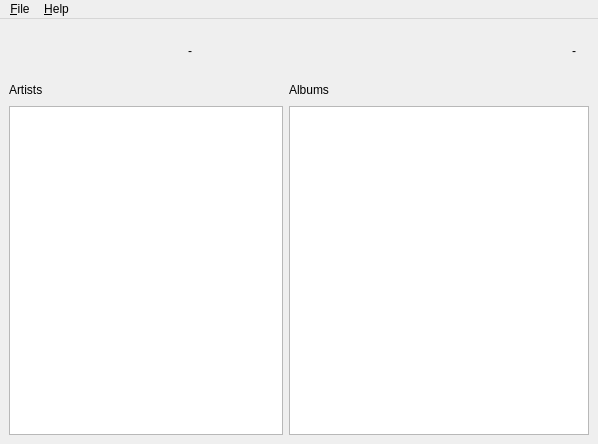
<?xml version="1.0" encoding="UTF-8"?>
<ui version="4.0">
 <class>MainWindow</class>
 <widget class="QMainWindow" name="MainWindow">
  <property name="geometry">
   <rect>
    <x>0</x>
    <y>0</y>
    <width>598</width>
    <height>444</height>
   </rect>
  </property>
  <property name="windowTitle">
   <string>Subsonic Player</string>
  </property>
  <property name="windowIcon">
   <iconset>
    <normaloff>:/Application Icons/subsonic-icon.png</normaloff>:/Application Icons/subsonic-icon.png</iconset>
  </property>
  <widget class="QWidget" name="centralwidget">
   <layout class="QGridLayout" name="gridLayout">
    <item row="0" column="0">
     <layout class="QVBoxLayout" name="verticalLayout_3">
      <item>
       <layout class="QHBoxLayout" name="horizontalLayout_6">
        <item>
         <layout class="QHBoxLayout" name="horizontalLayout_4">
          <property name="sizeConstraint">
           <enum>QLayout::SetMaximumSize</enum>
          </property>
          <item>
           <widget class="QPushButton" name="previousButton">
            <property name="enabled">
             <bool>true</bool>
            </property>
            <property name="minimumSize">
             <size>
              <width>32</width>
              <height>32</height>
             </size>
            </property>
            <property name="maximumSize">
             <size>
              <width>32</width>
              <height>32</height>
             </size>
            </property>
            <property name="text">
             <string/>
            </property>
            <property name="icon">
             <iconset resource="../resources/Icons.qrc">
              <normaloff>:/mediaicons/media-skip-backward.png</normaloff>:/mediaicons/media-skip-backward.png</iconset>
            </property>
            <property name="iconSize">
             <size>
              <width>32</width>
              <height>32</height>
             </size>
            </property>
            <property name="flat">
             <bool>true</bool>
            </property>
           </widget>
          </item>
          <item>
           <widget class="QPushButton" name="playPauseButton">
            <property name="minimumSize">
             <size>
              <width>46</width>
              <height>46</height>
             </size>
            </property>
            <property name="maximumSize">
             <size>
              <width>46</width>
              <height>46</height>
             </size>
            </property>
            <property name="text">
             <string/>
            </property>
            <property name="icon">
             <iconset resource="../resources/Icons.qrc">
              <normaloff>:/mediaicons/media-playback-start.png</normaloff>:/mediaicons/media-playback-start.png</iconset>
            </property>
            <property name="iconSize">
             <size>
              <width>46</width>
              <height>46</height>
             </size>
            </property>
            <property name="checkable">
             <bool>true</bool>
            </property>
            <property name="flat">
             <bool>true</bool>
            </property>
           </widget>
          </item>
          <item>
           <widget class="QPushButton" name="nextButton">
            <property name="minimumSize">
             <size>
              <width>32</width>
              <height>32</height>
             </size>
            </property>
            <property name="maximumSize">
             <size>
              <width>32</width>
              <height>32</height>
             </size>
            </property>
            <property name="text">
             <string/>
            </property>
            <property name="icon">
             <iconset resource="../resources/Icons.qrc">
              <normaloff>:/mediaicons/media-skip-forward.png</normaloff>:/mediaicons/media-skip-forward.png</iconset>
            </property>
            <property name="iconSize">
             <size>
              <width>32</width>
              <height>32</height>
             </size>
            </property>
            <property name="flat">
             <bool>true</bool>
            </property>
           </widget>
          </item>
          <item>
           <widget class="QPushButton" name="stopButton">
            <property name="minimumSize">
             <size>
              <width>32</width>
              <height>32</height>
             </size>
            </property>
            <property name="maximumSize">
             <size>
              <width>32</width>
              <height>32</height>
             </size>
            </property>
            <property name="text">
             <string/>
            </property>
            <property name="icon">
             <iconset resource="../resources/Icons.qrc">
              <normaloff>:/mediaicons/media-playback-stop.png</normaloff>:/mediaicons/media-playback-stop.png</iconset>
            </property>
            <property name="iconSize">
             <size>
              <width>32</width>
              <height>32</height>
             </size>
            </property>
            <property name="flat">
             <bool>true</bool>
            </property>
           </widget>
          </item>
         </layout>
        </item>
        <item>
         <layout class="QHBoxLayout" name="horizontalLayout_3">
          <item>
           <widget class="QLabel" name="timeElapsedLabel">
            <property name="minimumSize">
             <size>
              <width>30</width>
              <height>0</height>
             </size>
            </property>
            <property name="maximumSize">
             <size>
              <width>30</width>
              <height>16777215</height>
             </size>
            </property>
            <property name="text">
             <string>-</string>
            </property>
            <property name="alignment">
             <set>Qt::AlignCenter</set>
            </property>
           </widget>
          </item>
          <item>
           <widget class="Phonon::SeekSlider" name="seekSlider"/>
          </item>
          <item>
           <widget class="QLabel" name="timeLeftLabel">
            <property name="minimumSize">
             <size>
              <width>30</width>
              <height>0</height>
             </size>
            </property>
            <property name="maximumSize">
             <size>
              <width>30</width>
              <height>16777215</height>
             </size>
            </property>
            <property name="text">
             <string>-</string>
            </property>
            <property name="alignment">
             <set>Qt::AlignCenter</set>
            </property>
           </widget>
          </item>
         </layout>
        </item>
       </layout>
      </item>
      <item>
       <layout class="QHBoxLayout" name="horizontalLayout_5">
        <item>
         <layout class="QVBoxLayout" name="verticalLayout">
          <item>
           <layout class="QHBoxLayout" name="horizontalLayout">
            <item>
             <widget class="QLabel" name="artistsLabel">
              <property name="text">
               <string>Artists</string>
              </property>
             </widget>
            </item>
            <item>
             <spacer name="horizontalSpacer">
              <property name="orientation">
               <enum>Qt::Horizontal</enum>
              </property>
              <property name="sizeHint" stdset="0">
               <size>
                <width>40</width>
                <height>20</height>
               </size>
              </property>
             </spacer>
            </item>
           </layout>
          </item>
          <item>
           <widget class="QListView" name="artistListView">
            <property name="sizePolicy">
             <sizepolicy hsizetype="MinimumExpanding" vsizetype="Expanding">
              <horstretch>0</horstretch>
              <verstretch>0</verstretch>
             </sizepolicy>
            </property>
            <property name="minimumSize">
             <size>
              <width>200</width>
              <height>300</height>
             </size>
            </property>
            <property name="editTriggers">
             <set>QAbstractItemView::NoEditTriggers</set>
            </property>
           </widget>
          </item>
         </layout>
        </item>
        <item>
         <layout class="QVBoxLayout" name="verticalLayout_2">
          <item>
           <layout class="QHBoxLayout" name="horizontalLayout_2">
            <item>
             <widget class="QLabel" name="albumTracksLabel">
              <property name="text">
               <string>Albums</string>
              </property>
             </widget>
            </item>
            <item>
             <spacer name="horizontalSpacer_2">
              <property name="orientation">
               <enum>Qt::Horizontal</enum>
              </property>
              <property name="sizeHint" stdset="0">
               <size>
                <width>40</width>
                <height>20</height>
               </size>
              </property>
             </spacer>
            </item>
           </layout>
          </item>
          <item>
           <widget class="QListView" name="albumTracksListView">
            <property name="minimumSize">
             <size>
              <width>300</width>
              <height>300</height>
             </size>
            </property>
            <property name="editTriggers">
             <set>QAbstractItemView::NoEditTriggers</set>
            </property>
           </widget>
          </item>
         </layout>
        </item>
       </layout>
      </item>
     </layout>
    </item>
   </layout>
  </widget>
  <widget class="QMenuBar" name="menubar">
   <property name="geometry">
    <rect>
     <x>0</x>
     <y>0</y>
     <width>598</width>
     <height>22</height>
    </rect>
   </property>
   <widget class="QMenu" name="menuFile">
    <property name="title">
     <string>&amp;File</string>
    </property>
    <addaction name="actionConnectToServer"/>
    <addaction name="separator"/>
    <addaction name="actionQuit"/>
   </widget>
   <widget class="QMenu" name="menuHelp">
    <property name="title">
     <string>&amp;Help</string>
    </property>
    <addaction name="actionAbout"/>
    <addaction name="separator"/>
    <addaction name="actionAboutQt"/>
   </widget>
   <addaction name="menuFile"/>
   <addaction name="menuHelp"/>
  </widget>
  <action name="actionConnectToServer">
   <property name="text">
    <string>Connect To Server...</string>
   </property>
   <property name="shortcut">
    <string>Ctrl+O</string>
   </property>
  </action>
  <action name="actionQuit">
   <property name="text">
    <string>Quit</string>
   </property>
   <property name="shortcut">
    <string>Ctrl+Q</string>
   </property>
  </action>
  <action name="actionAbout">
   <property name="text">
    <string>About Subsonic Player</string>
   </property>
  </action>
  <action name="actionAboutQt">
   <property name="text">
    <string>About Qt</string>
   </property>
  </action>
 </widget>
 <customwidgets>
  <customwidget>
   <class>Phonon::SeekSlider</class>
   <extends>QWidget</extends>
   <header location="global">phonon/seekslider.h</header>
  </customwidget>
 </customwidgets>
 <resources>
  <include location="../resources/Icons.qrc"/>
 </resources>
 <connections/>
</ui>
